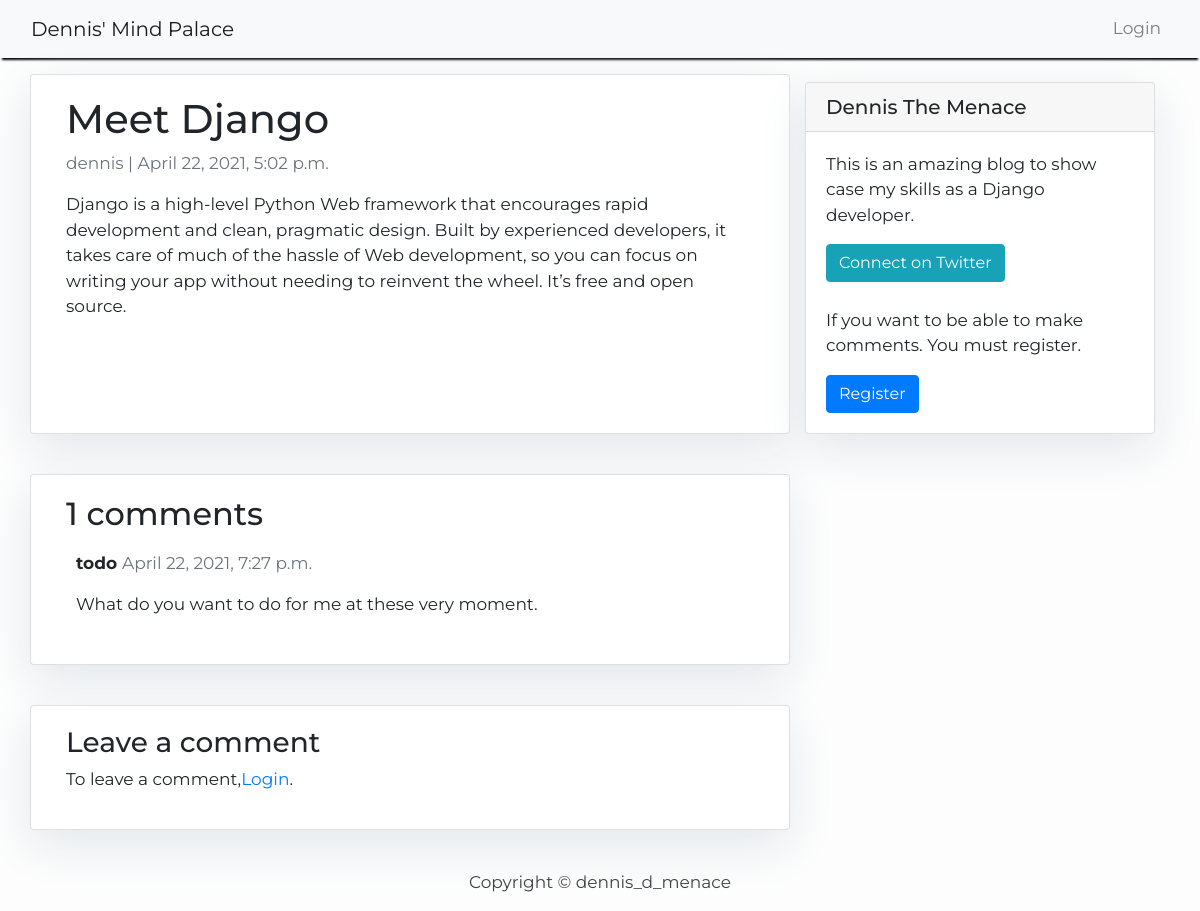
The app's page /meet-django/ with its own data.
### blog/models.py (models this page shows, shortened)
class Post(models.Model):
    title = models.CharField(max_length=200, unique=True)
    slug = models.SlugField(max_length=200, unique=True)
    author = models.ForeignKey(
        User, on_delete=models.CASCADE, related_name='blog_posts')
    updated_on = models.DateTimeField(auto_now=True)
    content = models.TextField()
    created_on = models.DateTimeField(auto_now_add=True)
    status = models.IntegerField(choices=STATUS, default=0)
    class Meta:
        ordering = ['-created_on']

class Comment(models.Model):
    post = models.ForeignKey(
        Post, on_delete=models.CASCADE, related_name="comments")
    name = models.CharField(max_length=80)
    body = models.TextField()
    active = models.BooleanField(default=False)
    created_on = models.DateTimeField(auto_now_add=True)
    class Meta:
        ordering = ['created_on']

### blog/views.py (the view)
# urls.py: path('<slug:slug>/', views.post_detail, name='post_detail'),
def post_detail(request, slug):
    template_name = 'post_detail.html'
    post = get_object_or_404(Post, slug=slug)
    comment = post.comments.filter()
    new_comment = None
    if request.method == 'POST':
        comment_form = CommentForm(data=request.POST)
        if comment_form.is_valid():
            new_comment = comment_form.save(commit=False)
            new_comment.post = post
            new_comment.save()
    else:
        comment_form = CommentForm()
    return render(request, template_name, {'post': post, 'comments': comment, 'new_comment': new_comment, 'comment_form': comment_form})

### templates/post_detail.html
{% extends 'base.html' %} {% block content %}
<div class="container">
    <div class="row">
        <div class="col-md-8 card mb-4  mt-3 left  top">
            <div class="card-body">
                <h1>{% block title %} {{ post.title }} {% endblock title %}</h1>
                <p class=" text-muted">{{ post.author }} | {{ post.created_on }}</p>
                <p class="card-text ">{{ post.content }}</p>
            </div>
        </div>
        {% block sidebar %} {% include 'sidebar.html' %} {% endblock sidebar %}
        <div class="col-md-8 card mb-4  mt-3 ">
            <div class="card-body">
                <h2>{{ comments.count }} comments</h2>
                {% for comment in comments %}
                <div class="comments" style="padding: 10px;">
                    <p class="font-weight-bold">
                        {{ comment.name }}
                        <span class=" text-muted font-weight-normal">
                            {{ comment.created_on }}
                        </span>
                    </p>
                    {{ comment.body | linebreaks }}
                </div>
                {% endfor %}
            </div>
        </div>
        <div class="col-md-8 card mb-4  mt-3 ">
            <div class="card-body">
                {% if new_comment %}
                <div class="alert alert-success" role="alert">
                    Your comment is awaiting moderation
                </div>
                {% else %}
                <h3>Leave a comment</h3>
                {% if user.is_authenticated %}
                <form method="post" style="margin-top: 1.3em;">
                    {{ comment_form.as_p }}
                    {% csrf_token %}
                    <button type="submit" class="btn btn-primary  btn-lg">Submit</button>
                    </form>
                {% else %}
                <p>To leave a comment,<a href=" {% url 'login' %} ">Login</a>.</p>
                {% endif %}
                {% endif %}
            </div>
        </div>
    </div>
</div>
{% endblock content %}

### templates/base.html (style rules this page uses)
body { font-family: "Montserrat", sans-serif; font-size: 17px; background-color: #fdfdfde1; }

### templates/sidebar.html (style rules this page uses)
.card { box-shadow: 0 16px 48px #E3e7eb; }

### records on screen
Post: title "Meet Django", author "dennis", created_on "April 22, 2021, 5:02 p.m.", content "Django is a high-level Python Web framework that encourages rapid development and clean, pragmatic design. Built by experienced developers, it takes care of much of the hassle of Web development, so you can focus on writing your app without needing to reinvent the wheel. It’s free and open source."
Comment: name "todo", created_on "April 22, 2021, 7:27 p.m.", body "What do you want to do for me at these very moment."

### other values on screen
{{ comments.count }} "1"
